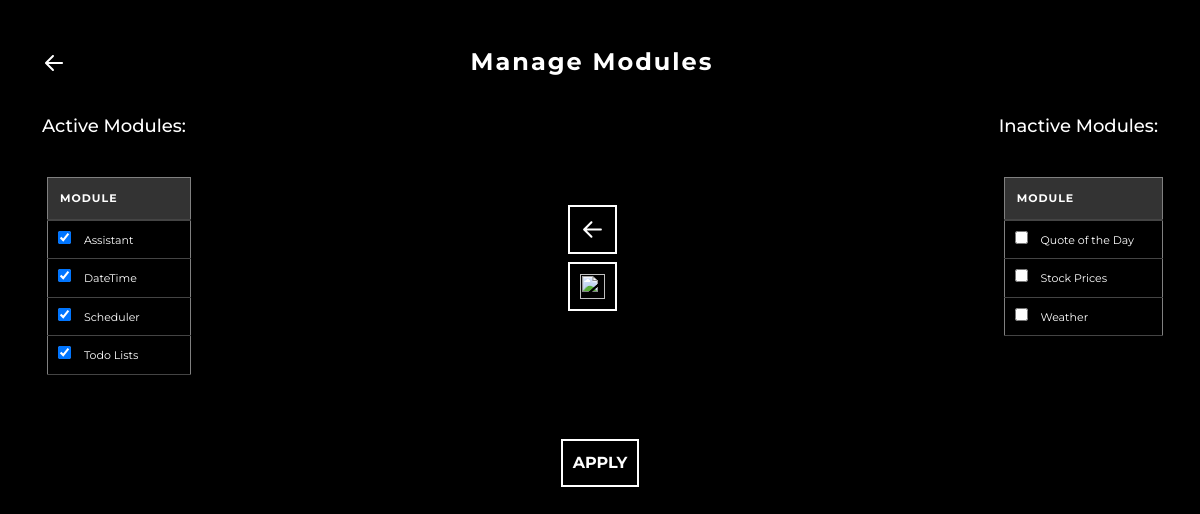
The app's page /port/user.mod.php (signed in), older data.
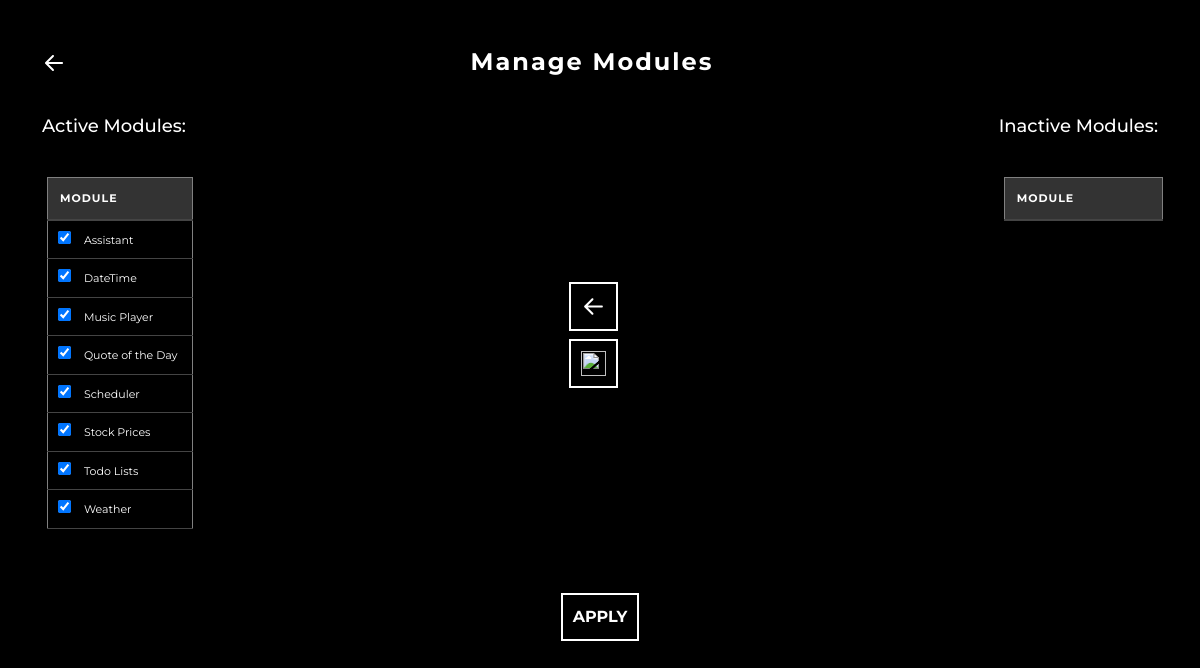
The same page, newer data.
### tables this page shows
CREATE TABLE IF NOT EXISTS `modules` (
  `id` int(11) NOT NULL AUTO_INCREMENT,
  `name` varchar(255) NOT NULL,
  `active` tinyint(1) NOT NULL,
  PRIMARY KEY (`id`)
);

### port/user.mod.php (the view, shortened to what this page needs)
<?php
require '../core/db_connect.php';
$userId = $_SESSION['user_id'];
$sql = "SELECT m.id, m.name, COALESCE(um.active, 0) as active
        FROM modules m
        LEFT JOIN user_modules um ON m.id = um.module_id AND um.user_id = ?
        ORDER BY m.name";
$stmt = $conn->prepare($sql);
$stmt->bind_param("i", $userId);
$stmt->execute();
$modules = $stmt->get_result();
$activeModules = [];
$inactiveModules = [];
while ($module = $modules->fetch_assoc()) {
    if ($module['active']) {
        $activeModules[] = $module;
    } else {
        $inactiveModules[] = $module;
    }
}
?>
<!doctype html>
<html lang="en" data-bs-theme="auto">
<head>
    <link href="https://cdn.jsdelivr.net/npm/bootstrap@5.3.3/dist/css/bootstrap.min.css" rel="stylesheet">
    <link rel="stylesheet" href="user.cm.css">
</head>
<body>
    <div class="container mt-5">
        <div class="d-flex justify-content-between align-items-center mb-4">
            <a href="user.cm.php">
                <img src="../assets/svg/light-left-arrow-svgrepo-com.svg" class="back-arrow" alt="A Back Arrow">
            </a>
            <h1 class="mx-auto text-center mb-0">Manage Modules</h1>
        </div>
        <form id="module-form">
            <div class="d-flex justify-content-between">
                <div class="module-section1">
                    <h5>Active Modules:</h5>
                    <table class="table1 table-bordered">
                        <thead>
                            <tr><th>Module</th></tr>
                        </thead>
                        <tbody id="active-modules">
                            <?php foreach ($activeModules as $module): ?>
                            <tr>
                                <td>
                                    <input type="checkbox" class="module-checkbox" data-id="<?= $module['id']; ?>" checked>
                                    <?= htmlspecialchars($module['name']); ?>
                                </td>
                            </tr>
                            <?php endforeach; ?>
                        </tbody>
                    </table>
                </div>
                <div class="d-flex flex-column justify-content-center align-items-center">
                    <button type="button" class="btn btn-light mb-2" id="move-to-active"><img src="../assets/svg/light-left-arrow-svgrepo-com.svg"></button>
                    <button type="button" class="btn btn-light" id="move-to-inactive"><img src="../assets/svg/light-right-arrow-svgrepo-com.svg"></button>
                </div>
                <div class="module-section1">
                    <h5>Inactive Modules:</h5>
                    <table class="table1 table-bordered">
                        <thead>
                            <tr><th>Module</th></tr>
                        </thead>
                        <tbody id="inactive-modules">
                            <?php foreach ($inactiveModules as $module): ?>
                            <tr>
                                <td>
                                    <input type="checkbox" class="module-checkbox" data-id="<?= $module['id']; ?>">
                                    <?= htmlspecialchars($module['name']); ?>
                                </td>
                            </tr>
                            <?php endforeach; ?>
                        </tbody>
                    </table>
                </div>
            </div>
            <div class="text-center mt-4">
                <button type="submit" class="btn btn-primary">APPLY</button>
            </div>
        </form>
    </div>
</body>
</html>

Row changes from the older to the newer data that the page shows:
added modules: name "Music Player", shown under "Active Modules:"
shown differently, row unchanged: modules "Quote of the Day": moves from the list under "Inactive Modules:" to the list under "Active Modules:"
shown differently, row unchanged: modules "Stock Prices": moves from the list under "Inactive Modules:" to the list under "Active Modules:"
shown differently, row unchanged: modules "Weather": moves from the list under "Inactive Modules:" to the list under "Active Modules:"
